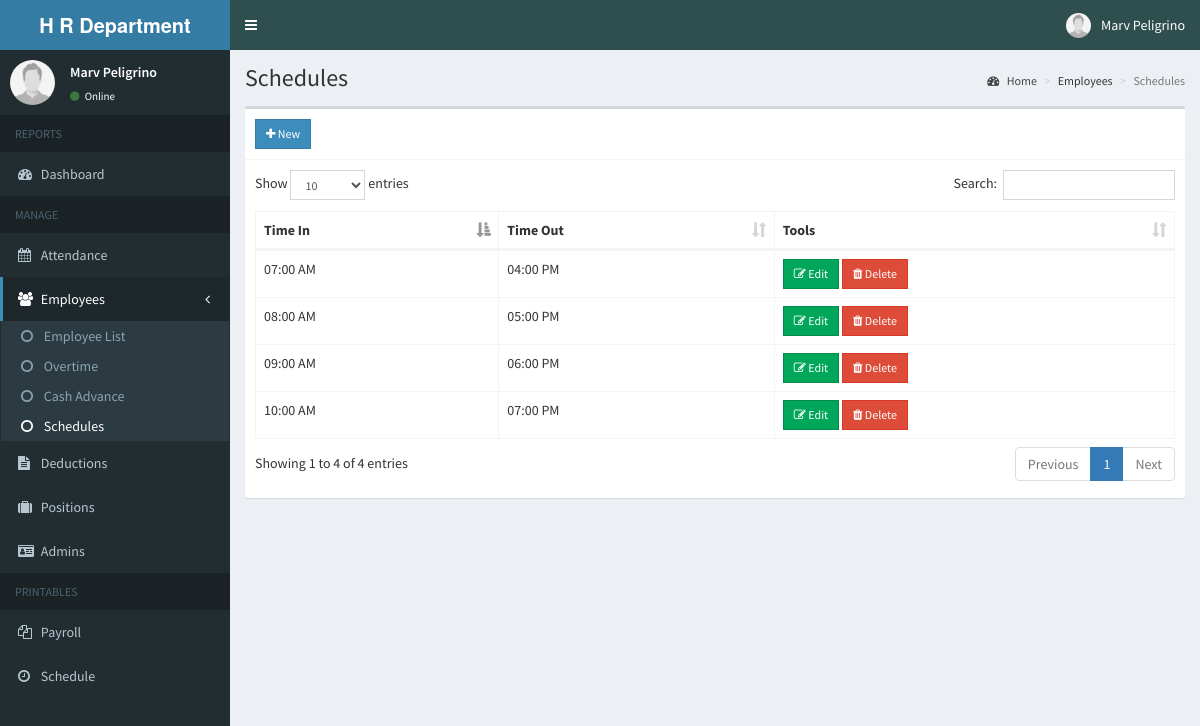
Page /admin/schedule.php (signed in) on the committed database.
### tables this page shows
CREATE TABLE `schedules` (
  `id` int(11) NOT NULL,
  `time_in` time NOT NULL,
  `time_out` time NOT NULL
);

### admin/includes/session.php (called while the page is built, shortened)
<?php
	include 'includes/conn.php';
	$sql = "SELECT * FROM admin WHERE id = '".$_SESSION['admin']."'";
	$query = $conn->query($sql);
	$user = $query->fetch_assoc();
?>

### admin/schedule.php (the view, shortened to what this page needs)
<?php include 'includes/session.php'; ?>
<?php include 'includes/header.php'; ?>
<body class="hold-transition skin-blue sidebar-mini">
<div class="wrapper">
  <?php include 'includes/navbar.php'; ?>
  <?php include 'includes/menubar.php'; ?>
  <div class="content-wrapper">
    <section class="content-header">
      <h1>
        Schedules
      </h1>
      <ol class="breadcrumb">
        <li><a href="#"><i class="fa fa-dashboard"></i> Home</a></li>
        <li>Employees</li>
        <li class="active">Schedules</li>
      </ol>
    </section>
    <section class="content">
      <div class="row">
        <div class="col-xs-12">
          <div class="box">
            <div class="box-header with-border">
              <a href="#addnew" data-toggle="modal" class="btn btn-primary btn-sm btn-flat"><i class="fa fa-plus"></i> New</a>
            </div>
            <div class="box-body">
              <table id="example1" class="table table-bordered">
                <thead>
                  <th>Time In</th>
                  <th>Time Out</th>
                  <th>Tools</th>
                </thead>
                <tbody>
                  <?php
                    $sql = "SELECT * FROM schedules";
                    $query = $conn->query($sql);
                    while($row = $query->fetch_assoc()){
                      echo "
                        <tr>
                          <td>".date('h:i A', strtotime($row['time_in']))."</td>
                          <td>".date('h:i A', strtotime($row['time_out']))."</td>
                          <td>
                            <button class='btn btn-success btn-sm edit btn-flat' data-id='".$row['id']."'><i class='fa fa-edit'></i> Edit</button>
                            <button class='btn btn-danger btn-sm delete btn-flat' data-id='".$row['id']."'><i class='fa fa-trash'></i> Delete</button>
                          </td>
                        </tr>
                      ";
                    }
                  ?>
                </tbody>
              </table>
            </div>
          </div>
        </div>
      </div>
    </section>
  </div>
</div>
</body>
</html>

### admin/includes/navbar.php (shortened to what this page needs)
<header class="main-header">
    <a href="home.php" class="logo">
      <span class="logo-lg"><b>H</b><b> R Department</b></span>
    </a>
    <nav class="navbar navbar-static-top">
      <a href="#" class="sidebar-toggle" data-toggle="push-menu" role="button">
      </a>
      <div class="navbar-custom-menu">
        <ul class="nav navbar-nav">
          <li class="dropdown user user-menu">
            <a href="#" class="dropdown-toggle" data-toggle="dropdown">
              <img src="<?php echo (!empty($user['photo'])) ? '../images/'.$user['photo'] : '../images/profile.jpg'; ?>" class="user-image" alt="User Image">
              <span class="hidden-xs"><?php echo $user['firstname'].' '.$user['lastname']; ?></span>
            </a>
          </li>
        </ul>
      </div>
    </nav>
  </header>

### admin/includes/menubar.php
<aside class="main-sidebar">
  <section class="sidebar">
    <div class="user-panel">
      <div class="pull-left image">
        <img src="<?php echo (!empty($user['photo'])) ? '../images/' . $user['photo'] : '../images/profile.jpg'; ?>" class="img-circle" alt="User Image">
      </div>
      <div class="pull-left info">
        <p><?php echo $user['firstname'] . ' ' . $user['lastname']; ?></p>
        <a><i class="fa fa-circle text-success"></i> Online</a>
      </div>
    </div>
    <ul class="sidebar-menu" data-widget="tree">
      <li class="header">REPORTS</li>
      <li class=""><a href="home.php"><i class="fa fa-dashboard"></i> <span>Dashboard</span></a></li>
      <li class="header">MANAGE</li>
      <li><a href="attendance.php"><i class="fa fa-calendar"></i> <span>Attendance</span></a></li>
      <li class="treeview">
        <a href="#">
          <i class="fa fa-users"></i>
          <span>Employees</span>
          <span class="pull-right-container">
            <i class="fa fa-angle-left pull-right"></i>
          </span>
        </a>
        <ul class="treeview-menu">
          <li><a href="employee.php"><i class="fa fa-circle-o"></i> Employee List</a></li>
          <li><a href="overtime.php"><i class="fa fa-circle-o"></i> Overtime</a></li>
          <li><a href="cashadvance.php"><i class="fa fa-circle-o"></i> Cash Advance</a></li>
          <li><a href="schedule.php"><i class="fa fa-circle-o"></i> Schedules</a></li>
        </ul>
      </li>
      <li><a href="deduction.php"><i class="fa fa-file-text"></i> Deductions</a></li>
      <li><a href="position.php"><i class="fa fa-suitcase"></i> Positions</a></li>
      <li><a href="admin.php"><i class="fa fa-id-card"></i> Admins</a></li>
      <li class="header">PRINTABLES</li>
      <li><a href="payroll.php"><i class="fa fa-files-o"></i> <span>Payroll</span></a></li>
      <li><a href="schedule_employee.php"><i class="fa fa-clock-o"></i> <span>Schedule</span></a></li>
    </ul>
  </section>
</aside>

### rows in the picture
schedules: time_in "07:00 AM", time_out "04:00 PM"
schedules: time_in "08:00 AM", time_out "05:00 PM"
schedules: time_in "09:00 AM", time_out "06:00 PM"
schedules: time_in "10:00 AM", time_out "07:00 PM"

### other values in the picture
$user['firstname'] "Marv"
$user['lastname'] "Peligrino"
